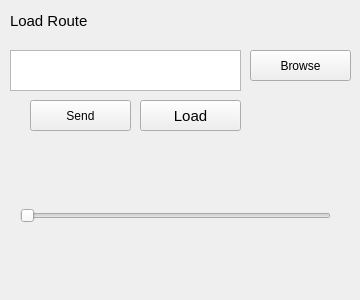
    <widget class="QWidget" name="routeTab">
     <attribute name="title">
      <string>Route</string>
     </attribute>
     <widget class="QLabel" name="label">
      <property name="geometry">
       <rect>
        <x>10</x>
        <y>10</y>
        <width>231</width>
        <height>21</height>
       </rect>
      </property>
      <property name="font">
       <font>
        <pointsize>11</pointsize>
        <kerning>true</kerning>
       </font>
      </property>
      <property name="text">
       <string>Load Route</string>
      </property>
      <property name="alignment">
       <set>Qt::AlignLeading|Qt::AlignLeft|Qt::AlignVCenter</set>
      </property>
     </widget>
     <widget class="QTextEdit" name="pathOfRouteTextEdit">
      <property name="geometry">
       <rect>
        <x>10</x>
        <y>50</y>
        <width>231</width>
        <height>41</height>
       </rect>
      </property>
     </widget>
     <widget class="QPushButton" name="browseBtn">
      <property name="geometry">
       <rect>
        <x>250</x>
        <y>50</y>
        <width>101</width>
        <height>31</height>
       </rect>
      </property>
      <property name="text">
       <string>Browse</string>
      </property>
     </widget>
     <widget class="QPushButton" name="loadBtn">
      <property name="geometry">
       <rect>
        <x>140</x>
        <y>100</y>
        <width>101</width>
        <height>31</height>
       </rect>
      </property>
      <property name="font">
       <font>
        <pointsize>11</pointsize>
        <kerning>true</kerning>
       </font>
      </property>
      <property name="text">
       <string>Load</string>
      </property>
     </widget>
     <widget class="QPushButton" name="sendJsonBtn">
      <property name="geometry">
       <rect>
        <x>30</x>
        <y>100</y>
        <width>101</width>
        <height>31</height>
       </rect>
      </property>
      <property name="text">
       <string>Send</string>
      </property>
     </widget>
     <widget class="QLabel" name="sourceStationLabel">
      <property name="geometry">
       <rect>
        <x>40</x>
        <y>250</y>
        <width>151</width>
        <height>41</height>
       </rect>
      </property>
      <property name="text">
       <string/>
      </property>
      <property name="alignment">
       <set>Qt::AlignLeading|Qt::AlignLeft|Qt::AlignVCenter</set>
      </property>
     </widget>
     <widget class="QSlider" name="horizontalSlider">
      <property name="geometry">
       <rect>
        <x>20</x>
        <y>200</y>
        <width>311</width>
        <height>31</height>
       </rect>
      </property>
      <property name="orientation">
       <enum>Qt::Horizontal</enum>
      </property>
     </widget>
    </widget>
